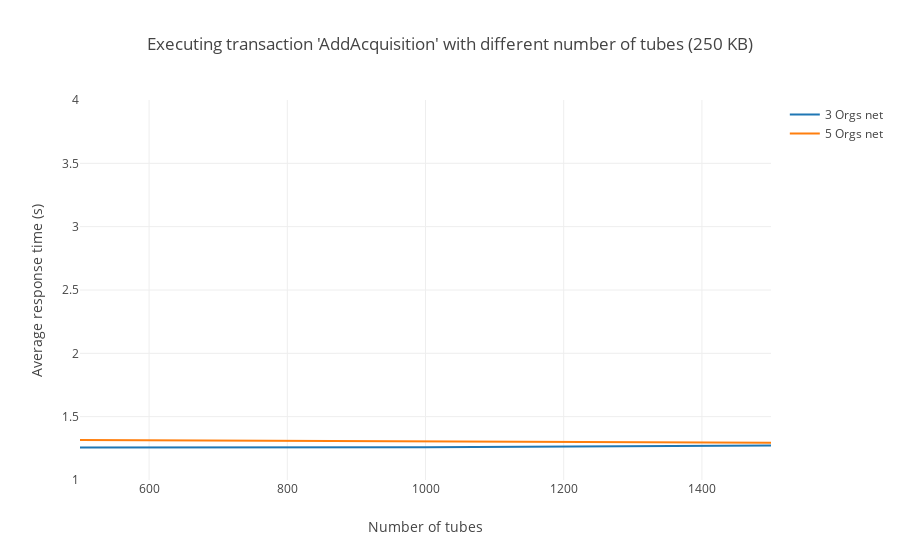

This figure's notebook cell:
### Markdown cell above
### Average times when executing tx 'AddAcquisition'

### Code cell
# 3 Orgs net data
threeOrgs = [1.2557, 1.2584, 1.2733]
# 5 Orgs net data
fiveOrgs = [1.3160, 1.3037, 1.2938]

avgAcquisition("250 KB", threeOrgs, fiveOrgs)

### Figure 1 — Plotly figure (JSON) as saved in the notebook; plotly's stock layout.template omitted (floating-point values rounded to 4 significant figures)
{"data": [{"mode": "lines", "name": "3 Orgs net", "type": "scatter", "uid": "86b1ea68-31f6-411c-b300-1d95f9c7c0e6", "x": [500, 1000, 1500], "y": [1.256, 1.258, 1.273]}, {"mode": "lines", "name": "5 Orgs net", "type": "scatter", "uid": "401d6a8b-0efc-49b4-ab2e-b9e48593f4de", "x": [500, 1000, 1500], "y": [1.316, 1.304, 1.294]}], "layout": {"barmode": "group", "title": {"text": "Executing transaction 'AddAcquisition' with different number of tubes (250 KB)"}, "xaxis": {"range": [500, 1500], "title": {"text": "Number of tubes"}}, "yaxis": {"range": [1, 4], "title": {"text": "Average response time (s)"}}}}
